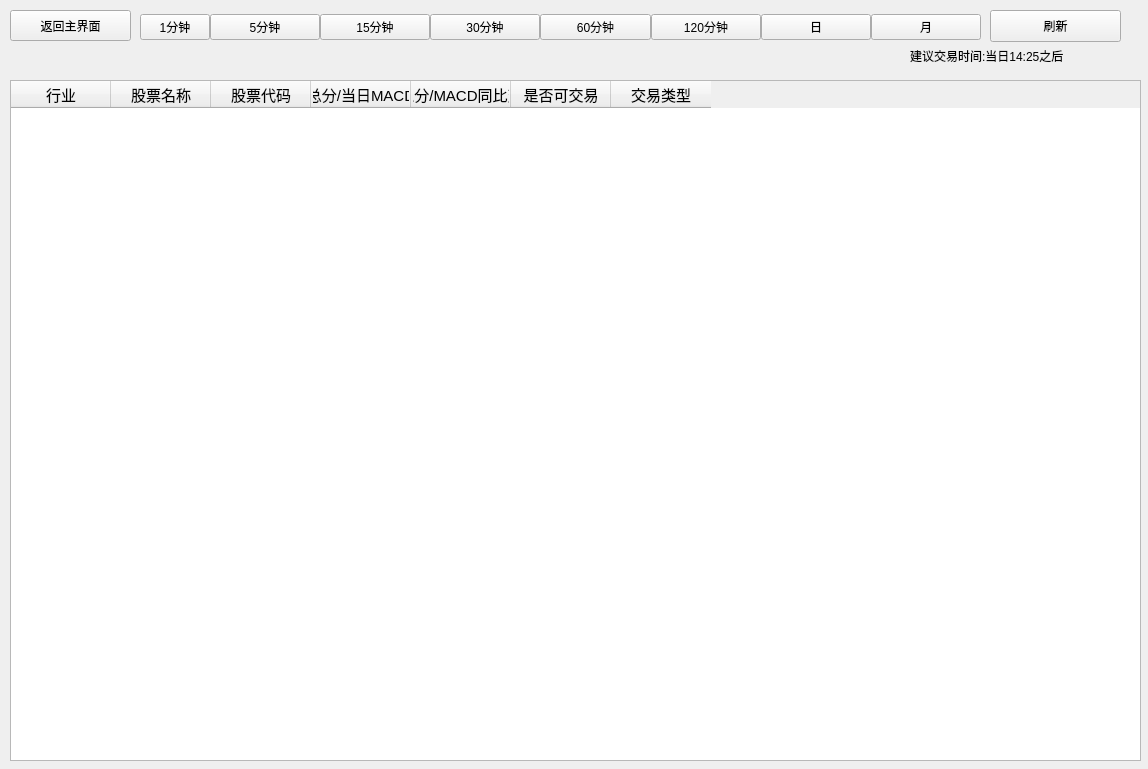
<?xml version="1.0" encoding="UTF-8"?>
<ui version="4.0">
 <class>SelectStockJiaoyiInfoWindow</class>
 <widget class="QMainWindow" name="SelectStockJiaoyiInfoWindow">
  <property name="geometry">
   <rect>
    <x>0</x>
    <y>0</y>
    <width>1148</width>
    <height>769</height>
   </rect>
  </property>
  <property name="windowTitle">
   <string>交易信息</string>
  </property>
  <property name="toolTip">
   <string/>
  </property>
  <property name="statusTip">
   <string/>
  </property>
  <widget class="QWidget" name="centralwidget">
   <widget class="QTableWidget" name="tableWidgetJiaoyiInfo">
    <property name="geometry">
     <rect>
      <x>10</x>
      <y>80</y>
      <width>1131</width>
      <height>681</height>
     </rect>
    </property>
    <property name="font">
     <font>
      <pointsize>11</pointsize>
     </font>
    </property>
    <property name="columnCount">
     <number>7</number>
    </property>
    <attribute name="horizontalHeaderCascadingSectionResizes">
     <bool>false</bool>
    </attribute>
    <attribute name="horizontalHeaderShowSortIndicator" stdset="0">
     <bool>false</bool>
    </attribute>
    <attribute name="horizontalHeaderStretchLastSection">
     <bool>false</bool>
    </attribute>
    <attribute name="verticalHeaderCascadingSectionResizes">
     <bool>false</bool>
    </attribute>
    <attribute name="verticalHeaderShowSortIndicator" stdset="0">
     <bool>false</bool>
    </attribute>
    <attribute name="verticalHeaderStretchLastSection">
     <bool>false</bool>
    </attribute>
    <column>
     <property name="text">
      <string>行业</string>
     </property>
    </column>
    <column>
     <property name="text">
      <string>股票名称</string>
     </property>
    </column>
    <column>
     <property name="text">
      <string>股票代码</string>
     </property>
    </column>
    <column>
     <property name="text">
      <string>绩效总分/当日MACD柱值</string>
     </property>
    </column>
    <column>
     <property name="text">
      <string>绩效总分/MACD同比变化率</string>
     </property>
    </column>
    <column>
     <property name="text">
      <string>是否可交易</string>
     </property>
    </column>
    <column>
     <property name="text">
      <string>交易类型</string>
     </property>
    </column>
   </widget>
   <widget class="QPushButton" name="pushButtonRefresh">
    <property name="geometry">
     <rect>
      <x>990</x>
      <y>10</y>
      <width>131</width>
      <height>32</height>
     </rect>
    </property>
    <property name="text">
     <string>刷新</string>
    </property>
   </widget>
   <widget class="QWidget" name="layoutWidget">
    <property name="geometry">
     <rect>
      <x>140</x>
      <y>10</y>
      <width>841</width>
      <height>34</height>
     </rect>
    </property>
    <layout class="QHBoxLayout" name="horizontalLayout">
     <property name="spacing">
      <number>0</number>
     </property>
     <item>
      <widget class="QPushButton" name="pushButton1min">
       <property name="maximumSize">
        <size>
         <width>70</width>
         <height>16777215</height>
        </size>
       </property>
       <property name="styleSheet">
        <string notr="true"/>
       </property>
       <property name="text">
        <string>1分钟</string>
       </property>
      </widget>
     </item>
     <item>
      <widget class="QPushButton" name="pushButton5min">
       <property name="styleSheet">
        <string notr="true"/>
       </property>
       <property name="text">
        <string>5分钟</string>
       </property>
      </widget>
     </item>
     <item>
      <widget class="QPushButton" name="pushButton15min">
       <property name="styleSheet">
        <string notr="true"/>
       </property>
       <property name="text">
        <string>15分钟</string>
       </property>
      </widget>
     </item>
     <item>
      <widget class="QPushButton" name="pushButton30min">
       <property name="styleSheet">
        <string notr="true"/>
       </property>
       <property name="text">
        <string>30分钟</string>
       </property>
      </widget>
     </item>
     <item>
      <widget class="QPushButton" name="pushButton60min">
       <property name="styleSheet">
        <string notr="true"/>
       </property>
       <property name="text">
        <string>60分钟</string>
       </property>
      </widget>
     </item>
     <item>
      <widget class="QPushButton" name="pushButton120min">
       <property name="styleSheet">
        <string notr="true"/>
       </property>
       <property name="text">
        <string>120分钟</string>
       </property>
      </widget>
     </item>
     <item>
      <widget class="QPushButton" name="pushButtonDay">
       <property name="styleSheet">
        <string notr="true"/>
       </property>
       <property name="text">
        <string>日</string>
       </property>
      </widget>
     </item>
     <item>
      <widget class="QPushButton" name="pushButtonMonth">
       <property name="styleSheet">
        <string notr="true"/>
       </property>
       <property name="text">
        <string>月</string>
       </property>
      </widget>
     </item>
    </layout>
   </widget>
   <widget class="QLabel" name="label">
    <property name="geometry">
     <rect>
      <x>910</x>
      <y>40</y>
      <width>231</width>
      <height>31</height>
     </rect>
    </property>
    <property name="text">
     <string>建议交易时间:当日14:25之后</string>
    </property>
   </widget>
   <widget class="QLabel" name="label_TimeStatus">
    <property name="geometry">
     <rect>
      <x>870</x>
      <y>0</y>
      <width>41</width>
      <height>31</height>
     </rect>
    </property>
    <property name="font">
     <font>
      <family>Agency FB</family>
      <pointsize>12</pointsize>
     </font>
    </property>
    <property name="text">
     <string/>
    </property>
    <property name="alignment">
     <set>Qt::AlignCenter</set>
    </property>
   </widget>
   <widget class="QPushButton" name="pushButtonReturn">
    <property name="geometry">
     <rect>
      <x>10</x>
      <y>10</y>
      <width>121</width>
      <height>31</height>
     </rect>
    </property>
    <property name="text">
     <string>返回主界面</string>
    </property>
   </widget>
  </widget>
 </widget>
 <resources/>
 <connections/>
</ui>
